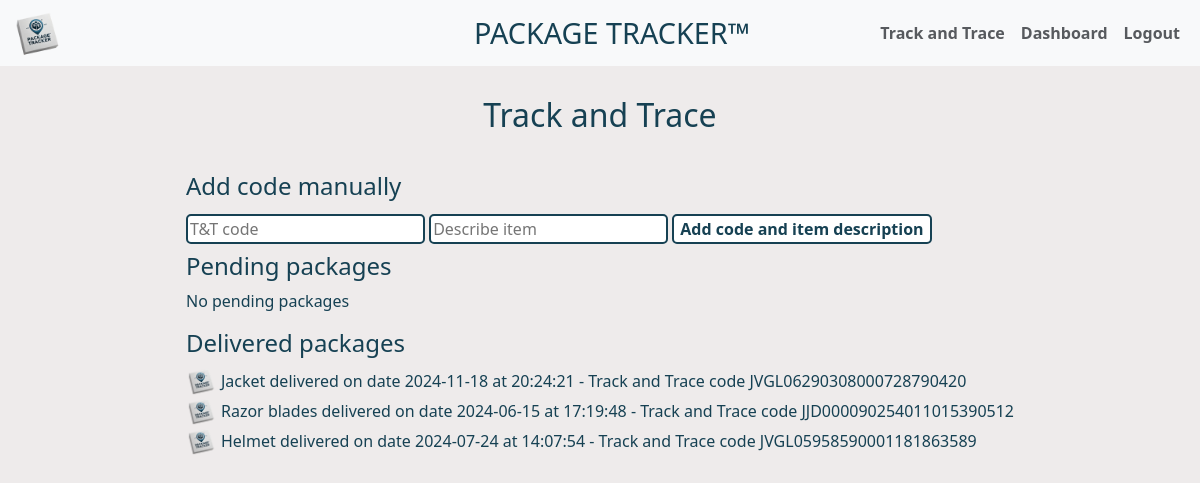
/ttInfo (signed in), run on the app's committed database.
### tables this page shows
CREATE TABLE ttInfo (ttCode TEXT PRIMARY KEY NOT NULL UNIQUE, ttTimeStamp TEXT NOT NULL, ttStatus TEXT NOT NULL, userID INTEGER NOT NULL, itemDescription TEXT DEFAULT DHLPackage, logisticProvider TEXT DEFAULT DHL, "");

### app.py (the view)
@app.route("/ttInfo", methods=["GET", "POST"])
@login_required
def usage():
    userID = session["user_id"]
    rows = dbRead("SELECT ttStatus, ttTimestamp, itemDescription, ttCode FROM ttInfo WHERE userID = ?", (userID,))
    if request.method == "POST":
        ttCode = request.form.get("ttManual")
        pattern = r"[A-Za-z]{3,4}\d{20,21}" # DHL Express
        if re.match(pattern, ttCode):
            check = dbRead("SELECT 1 FROM ttInfo WHERE ttCode = ?", (ttCode,))
            if not check:
                itemDescription = request.form.get("itemDescription", "DHL package")
                ttUpdateDB(ttCode, userID)
                dbChange("UPDATE ttInfo SET itemDescription = ? WHERE ttCode = ?", (itemDescription, ttCode))
                return redirect("/ttInfo")
            else:
                flash("Track and Trace code already in use")
                return redirect("/ttInfo")
        else:
            flash("No valid DHL Express Track and Trace code")
            return redirect("/ttInfo")
    else:
        return render_template("ttInfo.html", rows=rows, is_logged_in=is_logged_in())

### functions.py (called while the page is built)
def is_logged_in():
    return "user_id" in session

def login_required(f):
    @wraps(f)
    def decorated_function(*args, **kwargs):
        if session.get("user_id") is None:
            return redirect("/login")
        return f(*args, **kwargs)
    return decorated_function

def dbRead(query, params=()):
    try:
        with sqlite3.connect("packageTracker.db") as db:
            db.row_factory = sqlite3.Row
            cursor = db.cursor()
            cursor.execute(query, params)
            rows = cursor.fetchall()
            return [dict(row) for row in rows]
    except sqlite3.Error as e:
        print(query)
        print(params)
        print(f"Database error in dbread(): {e}")
        return []
    except Exception as e:
        print(f"Error in dbRead(): {e}")
        return []

### templates/ttInfo.html (shortened to what this page needs)
{% extends "layout.html" %}
{% block main %}
<div class="mainDiv">
    <h2>Track and Trace</h2>
    <div class="content">
        <div>
            <h4>Add code manually</h4>
            <form action="/ttInfo" method="POST">
                <input type="text" name="ttManual" placeholder="T&T code">
                <input type="text" name="itemDescription" placeholder="Describe item">
                <button type="submit">Add code and item description</button>
            </form>
            {% set pending_packages = [] %}
            <h4>Pending packages</h4>
            {% if not pending_packages %}
            <p>No pending packages</p>
            {% endif %}
            {% set delivered_packages = [] %}
            <h4>Delivered packages</h4>
                {% for row in rows %}
                    {% if "delivered" in row["ttStatus"] %}
                        {% set _ = delivered_packages.append(row) %}
                        <div class="ttMessage">
                            <img src="../static/PTLogo-transp.png" alt="Package tracker logo" class="logoInfo">
                            <p>{{ row["itemDescription"] }} {{ row["ttStatus"] }} on date {{ row["ttTimeStamp"] }} - Track and Trace code {{ row["ttCode"] }}</p>
                        </div>
                    {% endif %}
                {% endfor %}
        </div>
    </div>
</div>
{% endblock %}

### templates/layout.html (shortened to what this page needs)
<!DOCTYPE html>
<html lang="en">
<head>
    <link href="https://cdn.jsdelivr.net/npm/bootstrap@5.3.3/dist/css/bootstrap.min.css" rel="stylesheet"
>
    <link rel="stylesheet" href="{{ url_for('static', filename='style.css') }}">
</head>
<body>
      <header>
        <nav class="navbar navbar-expand-lg bg-body-tertiary" id="navBar">
            <div class="container-fluid">
              <div id="logoDiv">
                <a class="navbar-brand" href="/"><img src="../static/PTLogo-transp.png" alt="Package tracker logo" id="logo"></a>
              </div>
              <div id="navName">
                <h1>PACKAGE TRACKER™</h1>
              </div>
              <div class="collapse navbar-collapse" id="navbarNav">
                <ul class="navbar-nav" id="ulNav">
                  {% if is_logged_in %}
                  <li class="nav-item">
                    <a class="nav-link" href="/ttInfo">Track and Trace</a>
                  </li>
                  <li class="nav-item">
                    <a class="nav-link" href="/dashboard">Dashboard</a>
                  </li>
                  <li class="nav-item">
                    <a class="nav-link" href="/logout">Logout</a>
                  </li>
                  {% endif %}
                </ul>
              </div>
            </div>
          </nav>
        </header>
    <main>
      {% block main %}{% endblock %}
    </main>
</body>
</html>

### static/style.css (style rules this page uses)
body { background-color: rgb(238, 235, 235); color: rgb(22, 65, 83); height: 100vh; }
body input { margin-top: 4px; border: 2px solid; border-color: rgb(22, 65, 83); border-radius: 5px; outline: none; }
.mainDiv { width: 100%; display: flex; flex-direction: column; align-items: center; }
main h2 { margin-top: 30px; margin-bottom: 30px; text-align: center; }
.content { display: flex; flex-direction: column; align-items: center; width: 70%; }
form button { margin-top: 5px; background-color: white; color: rgb(22, 65, 83); font-weight: bolder; border-color:rgb(22, 65, 83); border-radius: 5px; border: 2px solid }
h4 { margin-top: 8px; }
.ttMessage { width: 100%; display: flex; justify-content: flex-start; align-items: center; }
.ttMessage p { padding: 0; margin: 0; }
#logo { max-width: 50px; }
.logoInfo { margin-right: 5px; max-width: 30px; max-height: 30px; }
#logoDiv { width: 100%; z-index: 10; }
#navName { position: absolute; top: 8px; width: 100%; height: 50px; display: flex; justify-content: center; align-items: center; }
#navName h1 { margin: 0; padding: 0; }
@media (max-width: 1200px) { #navName h1 { font-size: 1.8em; } }
#navbarNav { position: relative; }
#ulNav { float: right; }
.nav-link { white-space: nowrap; font-weight: bold; color: rgb(87,90,94); }

### data on the page
ttInfo: itemDescription "Jacket", ttStatus "delivered", ttTimeStamp "2024-11-18 at 20:24:21", ttCode "JVGL06290308000728790420"
ttInfo: itemDescription "Razor blades", ttStatus "delivered", ttTimeStamp "2024-06-15 at 17:19:48", ttCode "JJD000090254011015390512"
ttInfo: itemDescription "Helmet", ttStatus "delivered", ttTimeStamp "2024-07-24 at 14:07:54", ttCode "JVGL05958590001181863589"
